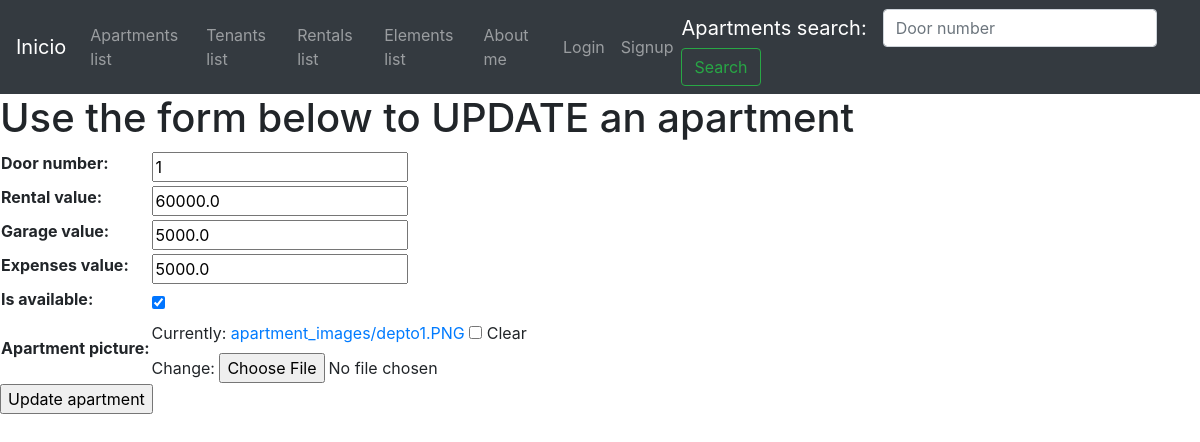
The app's page /apartments/apartment-update/1/ with its own data.
### apartments/models.py (models this page shows, shortened)
class Apartment(models.Model):
    door_number=models.CharField(max_length=10, null=False, blank=False)
    rental_value=models.FloatField()
    garage_value=models.FloatField()
    expenses_value=models.FloatField()
    total_value = computed_property.ComputedFloatField(compute_from='calculate_total_value')
    is_available=models.BooleanField(default=True)
    apartment_picture = models.ImageField(upload_to='apartment_images', null=True, blank=True)
    def calculate_total_value(self)-> float:
        return self.rental_value + self.garage_value + self.expenses_value

### apartments/views.py (the view)
# urls.py: path('apartment-update/<int:pk>/', ApartmentUpdateView.as_view(), name='apartment_update'),
class ApartmentUpdateView(UpdateView):
    model = Apartment
    template_name = 'apartments/apartment-update.html'
    fields = ['door_number', 'rental_value', 'garage_value', 'expenses_value', 'is_available', 'apartment_picture']
    success_url = '/apartments/apartments-list/'

### templates/apartments/apartment-update.html (shortened to what this page needs)
{% extends 'base.html' %}
{% block content %}
    <h1>Use the form below to UPDATE an apartment</h1>
    {% if form %}
        <form action="" method="POST" enctype="multipart/form-data">
            <table>
                {{form.as_table}}
            </table>
            <input type="submit" value="Update apartment">
        </form>
    {% endif %}
{% endblock %}

### records on screen
Apartment: door_number "1", rental_value "60000.0", garage_value "5000.0", expenses_value "5000.0", is_available "☑"
